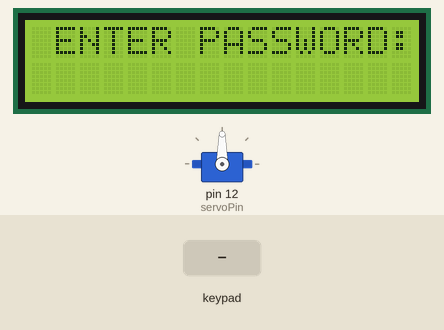
Recording of a sketch running on a simulated Arduino Mega 2560, built with avr-gcc and run on an emulated ATmega2560. Shown: servo, 16×2 character LCD. The test bench sets the inputs (shaded band). What the sketch prints to the serial monitor is not drawn.

Above: at 1.2 s.
1.3 s: keypad keys 1 2 3 4 # pressed 0.4 s apart
At 4.2 s:
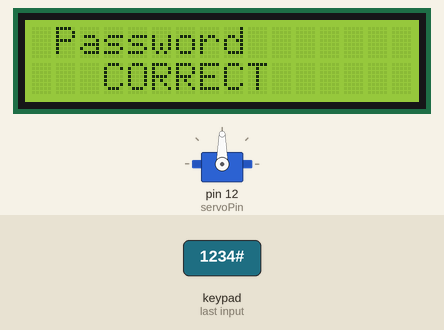
4.9 s: keypad keys 1 0 9 8 7 * pressed 0.4 s apart
At 7.4 s:
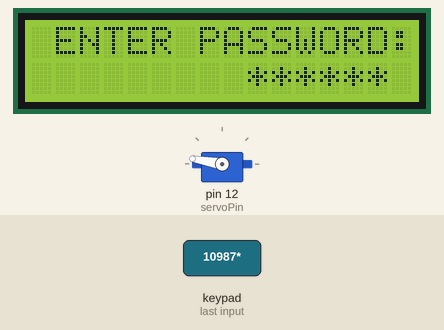
8.8 s: key 'A' pressed
At 10.1 s:
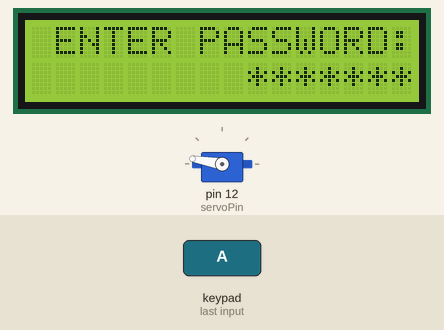
Timing chart, 0 to 11.8 s (numbered marks = the images above; inputs shaded):
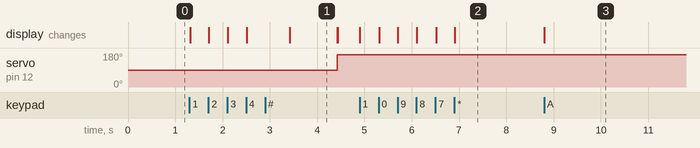

Measured:
- after the input at 1.3 s, servo on pin 12 (servoPin): 90° → 170° after 3.1 s; the display: first changes at once (image 1 shows a later state)
- after the input at 4.9 s, the display: first changes at once (image 2 shows a later state)
- after the input at 8.8 s, the display: changes at once (image 3)
- what the display in image 1 shows lasts 1.0 s, from 3.4 s to 4.4 s

The sketch:

password.ino
```cpp
#include <SoftwareSerial.h>
#include <Servo.h>
#include <LiquidCrystal_I2C.h>
#include <Wire.h>
#include <Key.h>
#include <Keypad.h>

#define ROWS 4
#define COLS 4

char keys[ROWS][COLS] = {
  {'1','2','3','A'},
  {'4','5','6','B'},
  {'7','8','9','C'},
  {'*','0','#','D'}
  };

//Specifying pins of the rows and columns
byte rowPins[ROWS] = {10,9,8,7};
byte colPins[COLS] = {6,5,4,3};
int password_len = 0;

//The set password
char password[] = "1234";

//Password to be keyed in by user
char input_password[5];

//Counts the characters entered
byte i = 0;
char key;

int flag = 0;
int lcd_col = 5;
int dt = 500;
int delay_t = 1000;

int servoPin = 12;
int pos = 170;

Keypad keypad(makeKeymap(keys),rowPins,colPins,ROWS,COLS);

LiquidCrystal_I2C lcd(0x27,16,2);

Servo myServo;

SoftwareSerial mySerial(30,32);//RX, TX connecting to TX and RX respectivel on GSM

void setup() {
  Serial.begin(9600);

  mySerial.begin(9600);

  myServo.attach(servoPin);

  lcd.init();
  lcd.backlight();
  lcd.clear();
}

void loop() {

  lcd.setCursor(1,0);
  lcd.print("ENTER PASSWORD:");

  int j = 0;

  //Holds the char input
  key = keypad.getKey();

  enter_password();

//Check if the password length has been reached
  if (flag == 0){

    //***********REVISIT THIS!!!!************
    if (key == 'D')
    {
      if (i > 0)
      {
        Serial.println();
        password_len--;
        for (i = 0; i < password_len; i++)
        {
          Serial.print(input_password[i]);
          lcd.setCursor(lcd_col,1);
          lcd.print(" ");
          lcd_col--;
        }

        }
      }

   if (key == '#')
   {
     //strcmp compares the strings and returns 0 if they are equal
    if (!strncmp(input_password, password, 4))
    {
      delay(dt);
      Serial.println("\nPassword correct!");
      flag = 1;
      password_correct();
      open_door();
      }
      else
      {
        delay(dt);
        flag = 2;
        j += 1;
        if (j <= 3)
        {
          Serial.println("\nPassword INCORRECT");
          password_incorrect();
          lcd.clear();
          lcd.setCursor(5, 1);
          enter_password();
        }
        }
    }
  }
}

void enter_password(){
  if (key)
  {
    if (key != '#' && key != 'D')
    {
      input_password[i] = key;
      Serial.print(input_password[i]);
      lcd.setCursor(lcd_col,1);
      lcd.print("*");
      lcd_col++;
      i++;
      password_len++;
    }
   }

  }

void password_correct(){
  lcd.clear();
  lcd.setCursor(1,0);
  lcd.print("Password");
  lcd.setCursor(3,1);
  lcd.print("CORRECT");
  delay(delay_t);
  lcd.clear();
  }
void password_incorrect(){
  lcd.clear();
  lcd.setCursor(1,0);
  lcd.print("Wrong Password!");
  lcd.setCursor(3,1);
  lcd.print("Try again");
  delay(delay_t);
  lcd.clear();
  }
void open_door(){
  myServo.write(pos);
  }
```
